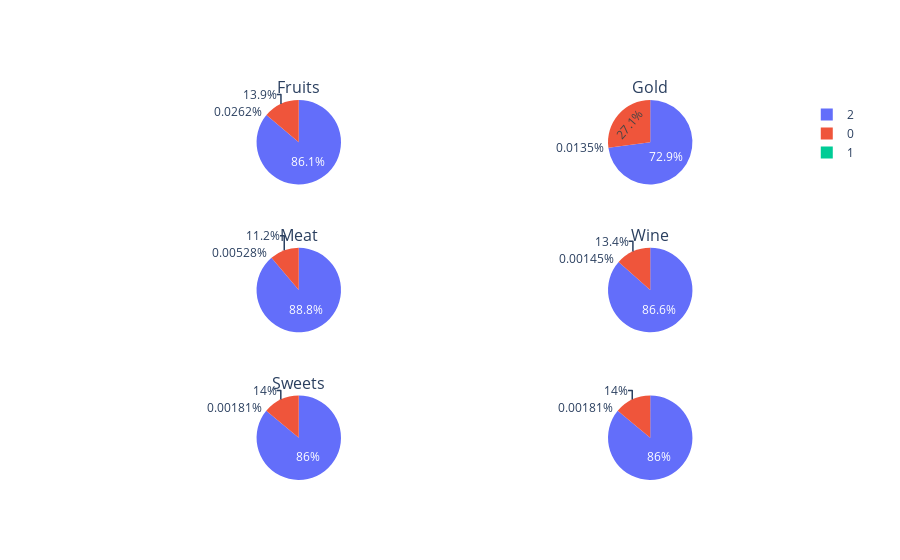

The notebook cell saved with this chart:
### Markdown cell above
<h2>From the above graph, it can be inferred that people in Cluster2 are have higher income and earn mostly above 47K.<br>
Also, people of all age groups belong to both the clusters.</h2>

### Code cell
tempdf=pd.DataFrame({
    'Fruits':data['MntFruits'],
    'Gold':data['MntGoldProds'],
    'Meat':data['MntMeatProducts'],
    'Wine':data['MntWines'],
    'Sweets':data['MntSweetProducts'],
    'Spending':data['MntFruits']+data['MntGoldProds']+data['MntFishProducts']+data['MntMeatProducts']+data['MntWines']+data['MntSweetProducts'],
    'Cluster':data['Cluster']
})


specs = [[{'type':'domain'}, {'type':'domain'}], 
         [{'type':'domain'}, {'type':'domain'}],
         [{'type':'domain'}, {'type':'domain'}]
        ]

fig = make_subplots(rows=3, cols=2, specs=specs,subplot_titles=['Fruits', 'Gold','Meat','Wine','Sweets'])


fig.add_trace(go.Pie(values=tempdf['Fruits'],labels=tempdf['Cluster']),1,1)
fig.add_trace(go.Pie(values=tempdf['Gold'],labels=tempdf['Cluster']),1,2)
fig.add_trace(go.Pie(values=tempdf['Meat'],labels=tempdf['Cluster']),2,1)
fig.add_trace(go.Pie(values=tempdf['Wine'],labels=tempdf['Cluster']),2,2)
fig.add_trace(go.Pie(values=tempdf['Sweets'],labels=tempdf['Cluster']),3,1)
fig.add_trace(go.Pie(values=tempdf['Sweets'],labels=tempdf['Cluster']),3,2)

fig = go.Figure(fig)
fig.show()

### Figure 1 — Plotly figure (JSON) as saved in the notebook; plotly's stock layout.template omitted (floating-point values rounded to 4 significant figures; data arrays with more than 128 entries replaced by an {"elided": "..."} marker saying what was removed)
{"data": [{"domain": {"x": [0, 0.45], "y": [0.7778, 1]}, "labels": {"elided": "2034 int values"}, "type": "pie", "values": {"elided": "2034 int values"}}, {"domain": {"x": [0.55, 1], "y": [0.7778, 1]}, "labels": {"elided": "2034 int values"}, "type": "pie", "values": {"elided": "2034 int values"}}, {"domain": {"x": [0, 0.45], "y": [0.3889, 0.6111]}, "labels": {"elided": "2034 int values"}, "type": "pie", "values": {"elided": "2034 int values"}}, {"domain": {"x": [0.55, 1], "y": [0.3889, 0.6111]}, "labels": {"elided": "2034 int values"}, "type": "pie", "values": {"elided": "2034 int values"}}, {"domain": {"x": [0, 0.45], "y": [0, 0.2222]}, "labels": {"elided": "2034 int values"}, "type": "pie", "values": {"elided": "2034 int values"}}, {"domain": {"x": [0.55, 1], "y": [0, 0.2222]}, "labels": {"elided": "2034 int values"}, "type": "pie", "values": {"elided": "2034 int values"}}], "layout": {"annotations": [{"font": {"size": 16}, "showarrow": false, "text": "Fruits", "x": 0.225, "xanchor": "center", "xref": "paper", "y": 1, "yanchor": "bottom", "yref": "paper"}, {"font": {"size": 16}, "showarrow": false, "text": "Gold", "x": 0.775, "xanchor": "center", "xref": "paper", "y": 1, "yanchor": "bottom", "yref": "paper"}, {"font": {"size": 16}, "showarrow": false, "text": "Meat", "x": 0.225, "xanchor": "center", "xref": "paper", "y": 0.6111, "yanchor": "bottom", "yref": "paper"}, {"font": {"size": 16}, "showarrow": false, "text": "Wine", "x": 0.775, "xanchor": "center", "xref": "paper", "y": 0.6111, "yanchor": "bottom", "yref": "paper"}, {"font": {"size": 16}, "showarrow": false, "text": "Sweets", "x": 0.225, "xanchor": "center", "xref": "paper", "y": 0.2222, "yanchor": "bottom", "yref": "paper"}]}}
